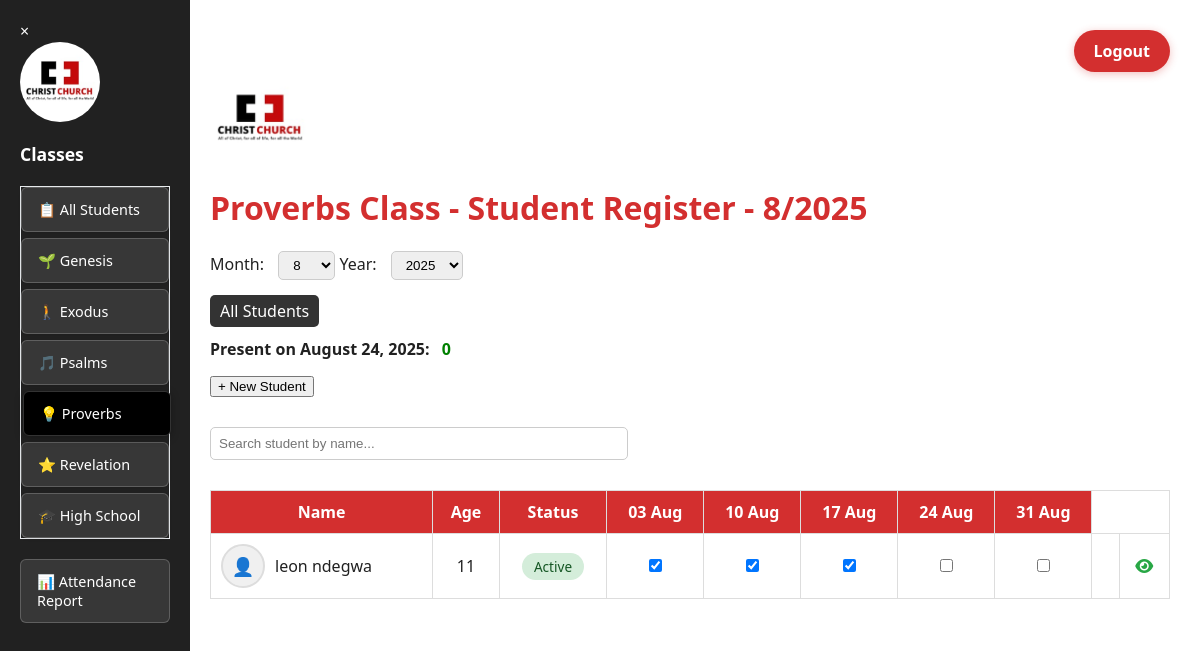
The app's page /dashboard?class_name=Proverbs (signed in) with its own data.
### app.py (models this page shows)
class Student(db.Model):
    id = db.Column(db.Integer, primary_key=True)
    name = db.Column(db.String(100), nullable=False)
    dob = db.Column(db.String(20), nullable=False)
    parent = db.Column(db.String(100))
    contact = db.Column(db.String(50))
    student_class = db.Column(db.String(50))
    status = db.Column(db.String(10), default="active")
    deletion_requested = db.Column(db.Boolean, default=False)
    profile_image = db.Column(db.String(200))  # Store image filename
    family_id = db.Column(db.String(50))  # For grouping family members

class Attendance(db.Model):
    id = db.Column(db.Integer, primary_key=True)
    student_id = db.Column(db.Integer, db.ForeignKey('student.id'), nullable=False)
    date = db.Column(db.Date, nullable=False)
    present = db.Column(db.Boolean, default=True)
    student = db.relationship('Student', backref=db.backref('attendances', lazy=True))

### app.py (the view, shortened to what this page needs)
@app.route("/dashboard", methods=["GET", "POST"])
def dashboard():
    if "user" not in session:
        return redirect(url_for("home"))
    today = date.today()
    month = int(request.args.get("month", today.month))
    year = int(request.args.get("year", today.year))
    selected_class = request.args.get("class_name")
    sundays = get_sundays(year, month)
    current_sunday = None
    if today.weekday() == 6:  # Today is Sunday
        current_sunday = today
    else:
        for sunday in reversed(sundays):
            if sunday <= today:
                current_sunday = sunday
                break
    if current_sunday is None:
        current_sunday = today
    if selected_class:
        filtered_students = Student.query.filter_by(student_class=selected_class, status="active").all()
    else:
        filtered_students = Student.query.filter_by(status="active").all()
    at_risk_count = 0
    return render_template("dashboard.html",
                           students=filtered_students,
                           sundays=sundays,
                           month=month,
                           year=year,
                           selected_class=selected_class,
                           current_sunday=current_sunday,
                           at_risk_count=at_risk_count)

### app.py (called while the page is built)
def get_sundays(year, month):
    sundays = []
    cal = calendar.Calendar()
    for day in cal.itermonthdates(year, month):
        if day.weekday() == 6 and day.month == month:
            sundays.append(day)
    return sundays

@app.template_filter('todatetime')
def to_datetime_filter(s):
    return datetime.strptime(s, "%Y-%m-%d")

@app.context_processor
def inject_now():
    return {'now': datetime.now}

@app.context_processor
def utility_functions():
    def attendance_present(student_id, sunday):
        record = Attendance.query.filter_by(student_id=student_id, date=sunday).first()
        return record.present if record else False
    return dict(attendance_present=attendance_present)

### templates/dashboard.html (shortened to what this page needs)
<!DOCTYPE html>
<html lang="en">
<head>
    <link rel="stylesheet" href="https://cdnjs.cloudflare.com/ajax/libs/font-awesome/6.5.0/css/all.min.css">
    <link rel="stylesheet" href="{{ url_for('static', filename='css/styles.css') }}">
</head>
<body>
<div class="container">
<aside class="sidebar" id="sidebar">
    <div class="sidebar-close" id="sidebarClose">&times;</div>
    <div class="logo-wrapper">
        <img src="{{ url_for('static', filename='images/logo.jpeg') }}" alt="Logo" class="logo" style="margin-bottom: 20px; margin-left: 0; height: 80px; width: 80px; border-radius: 50%;">
    </div>
        <h2 style="margin-bottom: 20px; color: #ffffff; font-size: 1.1rem; font-weight: 600;">Classes</h2>
        <div class="class-navigation">
            <a href="{{ url_for('dashboard') }}" class="class-tab {{ 'active' if not selected_class else '' }}">📋 All Students</a>
            <a href="{{ url_for('dashboard', class_name='Genesis') }}" class="class-tab {{ 'active' if selected_class == 'Genesis' else '' }}">🌱 Genesis</a>
            <a href="{{ url_for('dashboard', class_name='Exodus') }}" class="class-tab {{ 'active' if selected_class == 'Exodus' else '' }}">🚶 Exodus</a>
            <a href="{{ url_for('dashboard', class_name='Psalms') }}" class="class-tab {{ 'active' if selected_class == 'Psalms' else '' }}">🎵 Psalms</a>
            <a href="{{ url_for('dashboard', class_name='Proverbs') }}" class="class-tab {{ 'active' if selected_class == 'Proverbs' else '' }}">💡 Proverbs</a>
            <a href="{{ url_for('dashboard', class_name='Revelation') }}" class="class-tab {{ 'active' if selected_class == 'Revelation' else '' }}">⭐ Revelation</a>
            <a href="{{ url_for('dashboard', class_name='High Schoolers') }}" class="class-tab {{ 'active' if selected_class == 'High Schoolers' else '' }}">🎓 High School</a>
        </div>
        <div class="sidebar-links">
           <a href="{{ url_for('attendance_report') }}" class="sidebar-link">📊 Attendance Report</a>
        </div>
    </aside>
    <main class="register">
        <div style="text-align: right;">
            <a href="{{ url_for('logout') }}" class="logout-btn">Logout</a>
        </div>
        <div class="logo-wrapper">
            <img src="{{ url_for('static', filename='images/logo.jpeg') }}" alt="Logo" class="logo" style="margin-bottom: 20px; margin-left: 0;">
        </div>
        <h1>
            {% if selected_class %}
                {{ selected_class }} Class -
            {% endif %}
            Student Register - {{ month }}/{{ year }}
        </h1>
        <form method="get">
            <label>Month:
                <select name="month" onchange="this.form.submit()">
                    {% for m in range(1, 13) %}
                        <option value="{{ m }}" {% if m == month %}selected{% endif %}>{{ m }}</option>
                    {% endfor %}
                </select>
            </label>
            <label>Year:
                <select name="year" onchange="this.form.submit()">
                    {% for y in range(2023, 2036) %}
                        <option value="{{ y }}" {% if y == year %}selected{% endif %}>{{ y }}</option>
                    {% endfor %}
                </select>
            </label>
        </form>
        <a href="{{ url_for('all_students') }}" style="padding: 5px 10px; background: #333; color: white; border-radius: 5px; text-decoration: none;">
    All Students
</a>
        <p><strong>Present on {{ current_sunday.strftime('%B %d, %Y') }}:</strong> <span id="presentCount">0</span></p>
        <div style="margin-bottom: 20px; display: flex; gap: 10px; flex-wrap: wrap;">
            <button id="openModalBtn">+ New Student</button>
        </div>
        <input type="text" id="searchInput" placeholder="Search student by name..." style="padding: 8px; margin-bottom: 15px; width: 100%; max-width: 400px; border-radius: 5px; border: 1px solid #ccc;">
        <table id="studentTable">
            <thead>
                <tr>
                    <th>Name</th>
                    <th>Age</th>
                    <th>Status</th>
                    {% for sunday in sundays %}
                        <th>{{ sunday.strftime('%d %b') }}</th>
                    {% endfor %}
                </tr>
            </thead>
            <tbody>
    {% for student in students %}
    <tr {% if student.deletion_requested %} style="background-color: #eee; color: gray;" {% endif %}>
        <td>
            <div style="display: flex; align-items: center; gap: 10px;">
                {% if student.profile_image %}
                    <img src="{{ url_for('static', filename='uploads/profiles/' + student.profile_image) }}"
                         alt="{{ student.name }}"
                         onclick="showLargeImage('{{ url_for('static', filename='uploads/profiles/' + student.profile_image) }}')"
                         style="width: 40px; height: 40px; border-radius: 50%; object-fit: cover; border: 2px solid #ddd; cursor: pointer; transition: transform 0.2s;"
                         onmouseover="this.style.transform='scale(1.1)'" onmouseout="this.style.transform='scale(1)'">
                {% else %}
                    <div onclick="viewStudent({{ student.id }})" style="width: 40px; height: 40px; border-radius: 50%; background: #f0f0f0; display: flex; align-items: center; justify-content: center; border: 2px solid #ddd; font-size: 18px; cursor: pointer; transition: background 0.2s;" onmouseover="this.style.background='#e0e0e0'" onmouseout="this.style.background='#f0f0f0'">
                        👤
                    </div>
                {% endif %}
                <div>
                    {{ student.name }}
                </div>
            </div>
        </td>
        <td>
            {% set birth = student.dob | todatetime %}
            {% set age = ((now() - birth).days // 365) %}
            {{ age }}
        </td>
        <td>
            <span style="padding: 4px 12px; border-radius: 20px; font-size: 0.85rem; font-weight: 500;
                         background: {{ '#d4edda' if student.status == 'active' else '#f8d7da' }};
                         color: {{ '#155724' if student.status == 'active' else '#721c24' }};">
                {{ 'Active' if student.status == 'active' else 'Inactive' }}
            </span>
        </td>
        {% for sunday in sundays %}
  {% if not student.deletion_requested and student.status == "active" %}
  <td>
    <input type="checkbox"
           class="attendance-checkbox"
           data-sid="{{ student.id }}"
           data-date="{{ sunday.strftime('%Y-%m-%d') }}"
           {% if attendance_present(student.id, sunday) %} checked {% endif %}>
  </td>
{% else %}
  <td></td>
{% endif %}
        {% endfor %}
        <td>
        </td>
                <td>
          <a href="{{ url_for('student_detail', student_id=student.id) }}"
             style="color: #28a745; text-decoration: none;">
             <i class="fas fa-eye"></i>
          </a>
        </td>
    </tr>
    {% endfor %}
</tbody>
        </table>
    </main>
</div>
</body>
</html>

### static/css/styles.css (style rules this page uses)
body { font-family: 'Segoe UI', sans-serif; margin: 0; padding: 0; background-color: #f8f8f8; color: #212121; }
input[type="text"], input[type="password"], input[type="date"] { width: 100%; padding: 10px; margin: 10px 0; border: 1px solid #ccc !important; border-radius: 5px; font-weight: normal !important; outline: none !important; transition: border 0.2s ease; }
.logo-wrapper { margin-bottom: 20px; }
.logo { width: 100px; height: auto; display: block; margin: 0 auto; }
.container { display: flex; height: 100vh; overflow: hidden; }
.sidebar { width: 150px; background-color: #212121; color: white; padding: 20px; position: fixed; top: 0; left: 0; height: 100vh; overflow-y: auto; z-index: 1000; }
.sidebar h2 { font-size: 20px; margin-bottom: 10px; color: #fff; }
.register { margin-left: 180px; padding: 30px; background-color: #fff; height: 100vh; overflow-y: auto; overflow-x: scroll; flex: 1; }
.register h1 { color: #D32F2F; margin-top: 0; }
form { margin-bottom: 20px; }
form select { padding: 5px 10px; margin-left: 10px; border-radius: 5px; border: 1px solid #ccc; }
table { width: 100%; border-collapse: collapse; margin-top: 15px; background: #fff; border: 1px solid #ddd; }
th, td { border: 1px solid #ddd; padding: 10px; text-align: center; }
th { background-color: #D32F2F; color: white; }
#presentCount { color: green; font-weight: bold; margin-left: 8px; }
.class-navigation { display: flex; flex-wrap: wrap; gap: 8px; margin-bottom: 25px; padding: 10px; background: #f8f9fa; border-radius: 8px; border: 1px solid #e9ecef; }
.class-tab { display: inline-flex; align-items: center; gap: 8px; padding: 12px 20px; background: #ffffff; color: #495057; text-decoration: none; border-radius: 6px; border: 1px solid #dee2e6; font-weight: 500; font-size: 0.95rem; transition: all 0.3s ease; box-shadow: 0 1px 3px rgba(0,0,0,0.1); }
.class-tab.active { background: #000000; color: #ffffff; border-color: #000000; box-shadow: 0 3px 8px rgba(0,0,0,0.2); transform: translateY(-1px); }

### templates/dashboard.html (style rules this page uses)
.class-navigation { display: flex; flex-direction: column; background: none; border-radius: 0; padding: 0; margin-bottom: 20px; gap: 6px; }
.class-tab { background: rgba(255, 255, 255, 0.1); border: 1px solid rgba(255, 255, 255, 0.2); padding: 12px 16px; font-size: 0.9rem; font-weight: 500; color: #ffffff; text-decoration: none; border-radius: 6px; transition: all 0.3s ease; display: flex; align-items: center; gap: 8px; }
.class-tab.active { background: #000000; color: #ffffff; border: 1px solid #333333; box-shadow: 0 2px 8px rgba(0, 0, 0, 0.3); transform: translateX(2px); }
.sidebar-links { display: flex; flex-direction: column; gap: 6px; margin-top: 10px; }
.sidebar-link { background: rgba(255, 255, 255, 0.1); border: 1px solid rgba(255, 255, 255, 0.2); padding: 12px 16px; font-size: 0.9rem; font-weight: 500; color: #ffffff; text-decoration: none; border-radius: 6px; transition: all 0.3s ease; display: flex; align-items: center; gap: 8px; }
.logout-btn { color: #ffffff; background-color: #D32F2F; border-radius: 25px; padding: 10px 20px; font-weight: 600; text-decoration: none; transition: all 0.3s ease; box-shadow: 0 2px 8px rgba(211, 47, 47, 0.3); display: inline-block; }

### records on screen
Student: student_class "Proverbs", name "leon ndegwa", age "11", status "Active", id "☑" "☑" "☑"
Attendance: strftime "August 24, 2025"

### other values on screen
{{ month }} "8"
{{ year }} "2025"
{{ sunday.strftime('%d %b') }} "03 Aug" "10 Aug" "17 Aug" "24 Aug" "31 Aug"
form field month "8"
form field year "2025"
